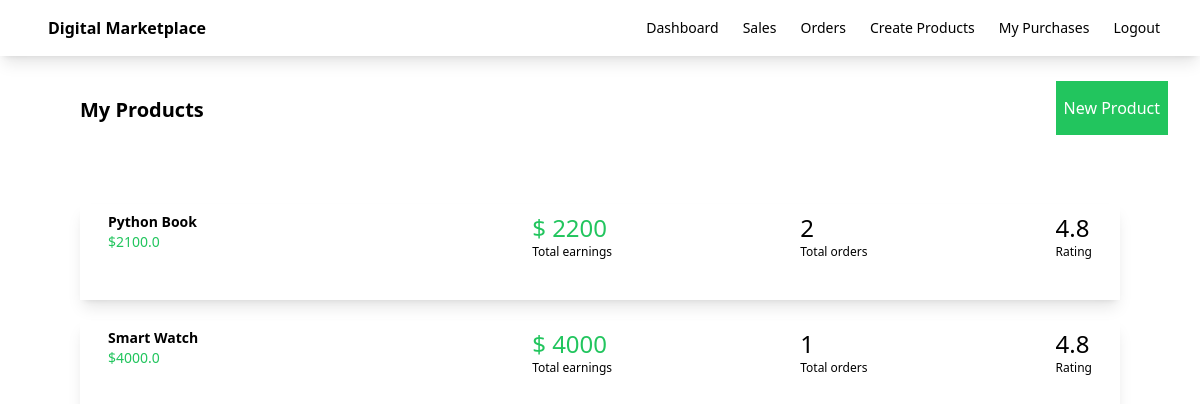
The page /dashboard (signed in) on the database its author committed.
### myapp/models.py (models this page shows, shortened)
class Product(models.Model):
    seller = models.ForeignKey(User, on_delete=models.CASCADE)
    name = models.CharField(max_length=100)
    description = models.CharField(max_length=100)
    price = models.FloatField()
    file = models.FileField(upload_to='uploads')
    total_sales_amount = models.IntegerField(default=0)
    total_sales = models.IntegerField(default=0)

### myapp/views.py (the view)
# urls.py: path('dashboard',views.dashboard,name='dashboard'),
def dashboard(request):
    products = Product.objects.filter(seller=request.user)
    return render(request, 'myapp/dashboard.html', {'products': products})

### myapp/templates/myapp/dashboard.html (shortened to what this page needs)
{% extends 'myapp/base.html' %}
{% block body %}
    <div class="flex justify-between">
        <div class="ml-20 mt-10 font-bold text-xl">My Products</div>
        <div class="ml-20 mt-10">
            <a class="bg-green-500 text-white px-2 py-4 mr-8" href="{% url 'createproduct' %}">New Product</a>
        </div>
    </div>
    <div class="products-container p-10 m-5">
        {% for product in products %}
        <div class="flex shadow-lg m-5 p-2 justify-between">
            <div class="flex w-1/4">
                <div class="relative group">
                    <a href="{% url 'editproduct' product.id %}">
                <div class="ml-5">
                    <div class="font-bold text-sm"> {{ product.name }}</div>
                    <div class="text-sm text-green-500">${{ product.price }}</div>
                </div>
                </a>
            </div>
            </div>
            <div>
                <div class="text-2xl text-green-500">$ {{ product.total_sales_amount }}</div>
                <div class="text-xs">Total earnings</div>
            </div>
            <div>
                <div class="text-2xl">{{ product.total_sales }}</div>
                <div class="text-xs">Total orders</div>
            </div>
            <div class="pr-5">
                <div class="text-2xl">4.8</div>
                <div class="text-xs">Rating</div>
            </div>
        </div>
        {% endfor %}
    </div>
{% endblock %}

### rows shown on the page
Product: name "Python Book", price "2100.0", total_sales_amount "2200", total_sales "2"
Product: name "Smart Watch", price "4000.0", total_sales_amount "4000", total_sales "1"
